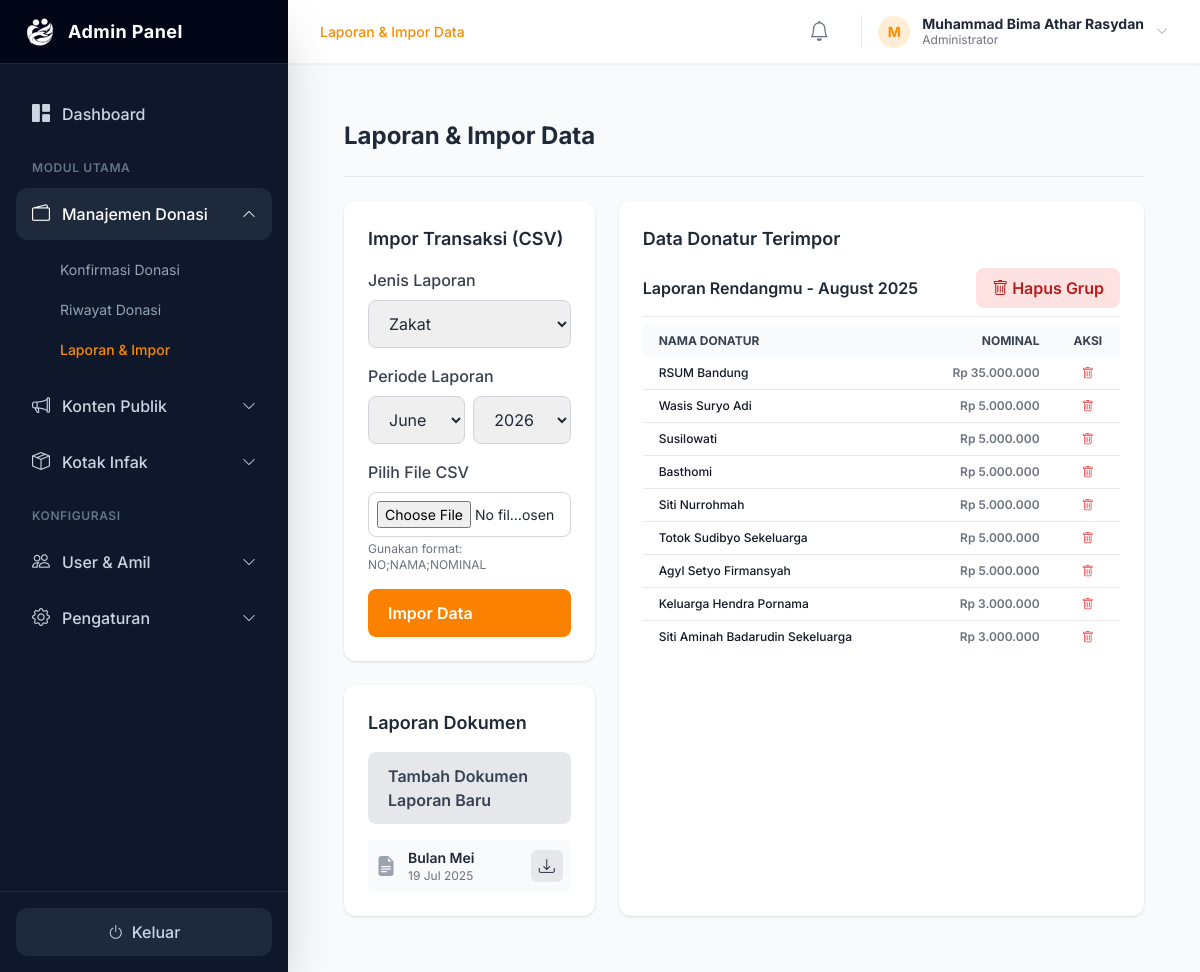
The page /admin/kelola_laporan.php (signed in) on the database its author committed.
### tables this page shows
CREATE TABLE `laporan` (
  `id` int(11) NOT NULL,
  `judul_laporan` varchar(255) NOT NULL,
  `deskripsi` text DEFAULT NULL,
  `nama_file` varchar(255) NOT NULL,
  `tanggal_upload` timestamp NOT NULL DEFAULT current_timestamp(),
  `uploader_id` int(11) DEFAULT NULL
);

CREATE TABLE `laporan_transaksi` (
  `id` int(11) NOT NULL,
  `nama_donatur` varchar(255) NOT NULL,
  `nominal` decimal(15,2) NOT NULL,
  `id_program` int(11) DEFAULT NULL,
  `jenis_laporan` enum('Zakat','Infaq','Rendangmu') NOT NULL,
  `periode_laporan` date NOT NULL COMMENT 'Menyimpan tanggal awal bulan laporan, cth: 2025-07-01',
  `tanggal_upload` timestamp NOT NULL DEFAULT current_timestamp()
);

### admin/kelola_laporan.php (the view, shortened to what this page needs)
<?php
require_once '../includes/config.php';
$result_laporan_file = $mysqli->query("SELECT id, judul_laporan, nama_file, tanggal_upload FROM laporan ORDER BY tanggal_upload DESC");
$result_periode_group = $mysqli->query("SELECT DISTINCT periode_laporan, jenis_laporan FROM laporan_transaksi ORDER BY periode_laporan DESC, jenis_laporan ASC");
require_once 'templates/header_admin.php';
?>
<main class="main-content">
    <div class="page-header">
        <h1 class="text-2xl font-bold text-dark-text">Laporan & Impor Data</h1>
    </div>
    <div class="grid grid-cols-1 lg:grid-cols-3 gap-6 mt-6">
        <div class="lg:col-span-1 space-y-6">
            <div class="content-card">
                <h3 class="card-title mb-4">Impor Transaksi (CSV)</h3>
                <form action="kelola_laporan.php" method="POST" enctype="multipart/form-data" class="space-y-4">
                    <div>
                        <label for="jenis_laporan" class="form-label">Jenis Laporan</label>
                        <select name="jenis_laporan" id="jenis_laporan" class="form-select" required>
                            <option value="Zakat">Zakat</option>
                        </select>
                    </div>
                    <div>
                        <label for="bulan" class="form-label">Periode Laporan</label>
                        <div class="flex gap-2">
                            <select name="bulan" id="bulan" class="form-select" required>
                                <?php for ($i=1; $i<=12; $i++): ?><option
                                    value="<?php echo str_pad($i,2,'0',STR_PAD_LEFT); ?>"
                                    <?php if(date('m')==$i) echo 'selected';?>>
                                    <?php echo date('F',mktime(0,0,0,$i,10));?></option><?php endfor; ?>
                            </select>
                            <select name="tahun" id="tahun" class="form-select" required>
                                <?php for ($i=date('Y'); $i>=date('Y')-5; $i--): ?><option value="<?php echo $i; ?>">
                                    <?php echo $i; ?></option><?php endfor; ?>
                            </select>
                        </div>
                    </div>
                    <div>
                        <label for="file_csv" class="form-label">Pilih File CSV</label>
                        <input class="form-input-file" type="file" id="file_csv" name="file_csv" accept=".csv" required>
                        <p class="text-xs text-gray-500 mt-1">Gunakan format: NO;NAMA;NOMINAL</p>
                    </div>
                    <button type="submit" class="btn-primary w-full">Impor Data</button>
                </form>
            </div>
            <div class="content-card">
                <h3 class="card-title mb-4">Laporan Dokumen</h3>
                <a href="tambah_laporan.php" class="btn-secondary w-full mb-4">Tambah Dokumen Laporan Baru</a>
                <div class="space-y-3">
                    <?php if ($result_laporan_file && $result_laporan_file->num_rows > 0): ?>
                    <?php while($row = $result_laporan_file->fetch_assoc()): ?>
                    <div class="flex items-center gap-3 p-2 bg-gray-50 rounded-md">
                        <i class="bi bi-file-earmark-text-fill text-gray-400 text-xl"></i>
                        <div class="flex-1">
                            <p class="font-semibold text-sm text-dark-text">
                                <?php echo htmlspecialchars($row['judul_laporan']); ?></p>
                            <p class="text-xs text-gray-500">
                                <?php echo date('d M Y', strtotime($row['tanggal_upload'])); ?></p>
                        </div>
                        <a href="../assets/uploads/laporan/<?php echo htmlspecialchars($row['nama_file']); ?>"
                            target="_blank" class="btn-icon-sm bg-gray-200 hover:bg-gray-300" title="Download"><i
                                class="bi bi-download"></i></a>
                    </div>
                    <?php endwhile; ?>
                    <?php else: ?>
                    <p class="text-sm text-center text-gray-500 py-4">Belum ada laporan dokumen.</p>
                    <?php endif; ?>
                </div>
            </div>
        </div>
        <div class="lg:col-span-2 content-card">
            <h3 class="card-title mb-4">Data Donatur Terimpor</h3>
            <div class="space-y-6">
                <?php if ($result_periode_group && $result_periode_group->num_rows > 0): ?>
                <?php while($group = $result_periode_group->fetch_assoc()):
                        $periode = $group['periode_laporan'];
                        $jenis = $group['jenis_laporan'];
                    ?>
                <div>
                    <div class="flex justify-between items-center mb-2 pb-2 border-b">
                        <h4 class="font-semibold text-dark-text">Laporan <?php echo htmlspecialchars($jenis); ?> -
                            <?php echo date('F Y', strtotime($periode)); ?></h4>
                        <a href="hapus_transaksi.php?periode=<?php echo $periode; ?>&jenis=<?php echo $jenis; ?>"
                            class="btn-danger-sm" onclick="return confirm('Yakin hapus semua data di grup ini?');"><i class="bi bi-trash mr-1"></i> Hapus
                            Grup</a>
                    </div>
                    <div class="table-wrapper max-h-80">
                        <table class="w-full text-sm text-left text-gray-500">
                            <thead class="text-xs text-gray-700 uppercase bg-gray-50">
                                <tr>
                                    <th class="px-4 py-2">Nama Donatur</th>
                                    <th class="px-4 py-2 text-right">Nominal</th>
                                    <th class="px-4 py-2 text-center">Aksi</th>
                                </tr>
                            </thead>
                            <tbody>
                                <?php
                                $stmt_transaksi = $mysqli->prepare("SELECT id, nama_donatur, nominal FROM laporan_transaksi WHERE periode_laporan = ? AND jenis_laporan = ? ORDER BY id ASC");
                                $stmt_transaksi->bind_param("ss", $periode, $jenis);
                                $stmt_transaksi->execute();
                                $result_transaksi = $stmt_transaksi->get_result();
                                while($row = $result_transaksi->fetch_assoc()):
                                ?>
                                <tr class="bg-white border-b hover:bg-gray-50 text-xs">
                                    <td class="px-4 py-2 font-medium text-gray-900">
                                        <?php echo htmlspecialchars($row['nama_donatur']); ?></td>
                                    <td class="px-4 py-2 text-right font-semibold">Rp
                                        <?php echo number_format($row['nominal'], 0, ',', '.'); ?></td>
                                    <td class="px-4 py-2 text-center"><a
                                            href="hapus_transaksi.php?id=<?php echo $row['id']; ?>"
                                            class="text-red-500 hover:text-red-700"
                                            onclick="return confirm('Hapus data ini?');"><i class="bi bi-trash"></i></a>
                                    </td>
                                </tr>
                                <?php endwhile; $stmt_transaksi->close(); ?>
                            </tbody>
                        </table>
                    </div>
                </div>
                <?php endwhile; ?>
                <?php else: ?>
                <p class="text-center text-gray-500 py-8">Belum ada data donatur yang diimpor.</p>
                <?php endif; ?>
            </div>
        </div>
    </div>
</main>
<?php require_once 'templates/footer_admin.php'; ?>

### admin/templates/header_admin.php (style rules this page uses)
body { font-family: 'Inter', sans-serif; background-color: #f8fafc; }
.main-content { flex-grow: 1; padding: 1.5rem; overflow-y: auto; }
.page-header { display: flex; justify-content: space-between; align-items: center; padding-bottom: 1.5rem; border-bottom: 1px solid #e5e7eb; }
.content-card { background-color: #ffffff; border-radius: 0.75rem; padding: 1.5rem; box-shadow: 0 1px 3px 0 rgb(0 0 0 / 0.1), 0 1px 2px -1px rgb(0 0 0 / 0.1); }
.card-title { font-size: 1.125rem; font-weight: 600; color: #1f2937; }
.form-label { display: block; margin-bottom: 0.5rem; font-weight: 500; color: #374151; }
.form-input, .form-select, .form-textarea { width: 100%; border: 1px solid #d1d5db; border-radius: 0.5rem; padding: 0.75rem 1rem; transition: all 0.2s ease; }
.form-input-file { display: block; width: 100%; padding: 8px; border: 1px solid #d1d5db; border-radius: .5rem; font-size: .875rem; }
.btn-primary { background-color: #fb8201; color: white; padding: 0.75rem 1.25rem; border-radius: 0.5rem; font-weight: 600; display: inline-flex; align-items: center; transition: background-color 0.2s ease; }
.btn-danger-sm { background-color: #fee2e2; color: #b91c1c; padding: 0.5rem 1rem; border-radius: 0.5rem; font-weight: 600; display: inline-flex; align-items: center; transition: background-color 0.2s ease; }
.btn-secondary { background-color: #e5e7eb; color: #374151; padding: 0.75rem 1.25rem; border-radius: 0.5rem; font-weight: 600; display: inline-flex; align-items: center; transition: background-color 0.2s ease; }
.btn-icon-sm { width: 32px; height: 32px; border-radius: 0.375rem; display: inline-flex; align-items: center; justify-content: center; transition: background-color 0.2s ease; }
.table-wrapper { overflow-x: auto; }

### rows shown on the page
laporan: judul_laporan "Bulan Mei", tanggal_upload "19 Jul 2025"
laporan_transaksi: nama_donatur "RSUM Bandung", nominal "35.000.000"
laporan_transaksi: nama_donatur "Wasis Suryo Adi", nominal "5.000.000"
laporan_transaksi: nama_donatur "Susilowati", nominal "5.000.000"
laporan_transaksi: nama_donatur "Basthomi", nominal "5.000.000"
laporan_transaksi: nama_donatur "Siti Nurrohmah", nominal "5.000.000"
laporan_transaksi: nama_donatur "Totok Sudibyo Sekeluarga", nominal "5.000.000"
laporan_transaksi: nama_donatur "Agyl Setyo Firmansyah", nominal "5.000.000"
laporan_transaksi: nama_donatur "Keluarga Hendra Pornama", nominal "3.000.000"
laporan_transaksi: nama_donatur "Siti Aminah Badarudin Sekeluarga", nominal "3.000.000"

### other values the page prints
$page_title "Laporan & Impor Data"
substr($admin_nama_lengkap, 0, 1) "M"
$admin_nama_lengkap "Muhammad Bima Athar Rasydan"
$jenis "Rendangmu"
date('F Y', strtotime($periode)) "August 2025"
form field bulan "June"
form field tahun "2026"
